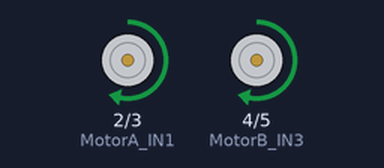
Recording of a sketch running on a simulated Arduino Uno, built with avr-gcc and run on an emulated ATmega328P. On the bench: motor-driver pin pairs drawn as motors (green arrow = first pin HIGH = forward, orange = second pin HIGH = backward, longer = more drive, scaled by the enable pin).

Above: at 0.05 s.
Timing chart, 0 to 3.0 s (numbered marks = the images above):
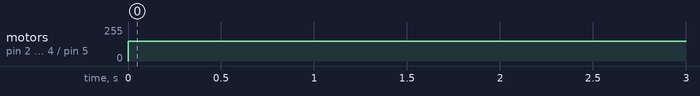

The sketch:

task2.ino
```cpp
int MotorA_IN1=2;
int MotorA_IN2=3;
int MotorB_IN3=4;
int MotorB_IN4=5;
int MotorA_PWM=9;
int MotorB_PWM=10;
int spd=150;

void setup() {
  // put your setup code here, to run once:
  pinMode(MotorA_IN1,OUTPUT);
  pinMode(MotorA_IN2,OUTPUT);
  pinMode(MotorB_IN3,OUTPUT);
  pinMode(MotorB_IN4,OUTPUT);
  pinMode(MotorA_PWM,OUTPUT);
  pinMode(MotorB_PWM,OUTPUT);
}

void loop() {
  // put your main code here, to run repeatedly:
  analogWrite(MotorA_PWM,spd);
  analogWrite(MotorB_PWM,spd);

  digitalWrite(MotorA_IN1,HIGH);
  digitalWrite(MotorA_IN2,LOW);
  digitalWrite(MotorB_IN3,HIGH);
  digitalWrite(MotorB_IN4,LOW);
  delay(1000);

  digitalWrite(MotorA_IN1,LOW);
  digitalWrite(MotorA_IN2,LOW);
  digitalWrite(MotorB_IN3,LOW);
  digitalWrite(MotorB_IN4,LOW);
}
```

Measured:
- by itself, motor on pin 2 (MotorA_IN1) / pin 3 (MotorA_IN2), motor on pin 4 (MotorB_IN3) / pin 5 (MotorB_IN4): stopped → forward 150/255 at 0.00 s
